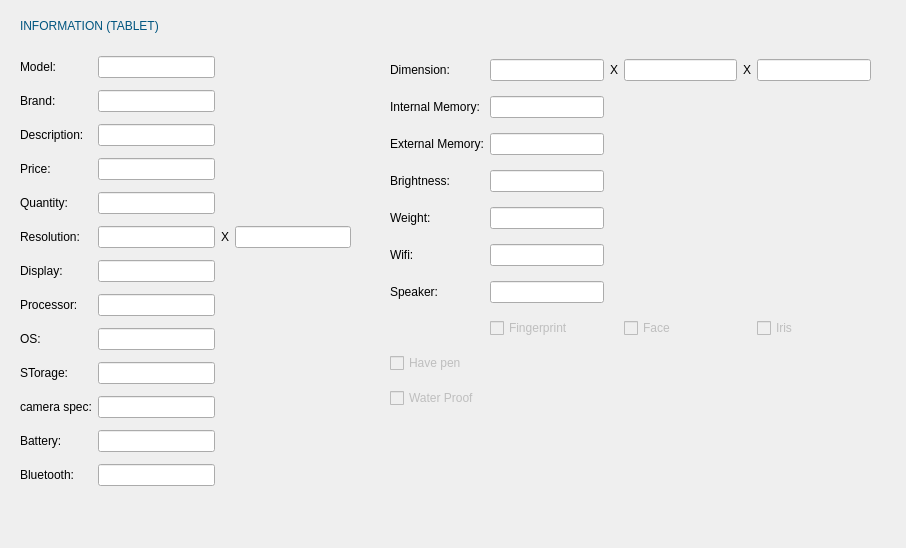
<?xml version="1.0" encoding="UTF-8"?>
<ui version="4.0">
 <class>Show_info_tablet</class>
 <widget class="QDialog" name="Show_info_tablet">
  <property name="geometry">
   <rect>
    <x>0</x>
    <y>0</y>
    <width>906</width>
    <height>548</height>
   </rect>
  </property>
  <property name="windowTitle">
   <string>Dialog</string>
  </property>
  <widget class="QWidget" name="gridLayoutWidget">
   <property name="geometry">
    <rect>
     <x>20</x>
     <y>50</y>
     <width>331</width>
     <height>450</height>
    </rect>
   </property>
   <layout class="QGridLayout" name="gridLayout">
    <item row="2" column="0">
     <widget class="QLabel" name="label_3">
      <property name="text">
       <string>Description:</string>
      </property>
     </widget>
    </item>
    <item row="11" column="0">
     <widget class="QLabel" name="label_24">
      <property name="text">
       <string>Battery:</string>
      </property>
     </widget>
    </item>
    <item row="10" column="0">
     <widget class="QLabel" name="label_14">
      <property name="text">
       <string>camera spec:</string>
      </property>
     </widget>
    </item>
    <item row="8" column="1">
     <widget class="QLineEdit" name="os_lineEdit"/>
    </item>
    <item row="3" column="0">
     <widget class="QLabel" name="label_6">
      <property name="text">
       <string>Price:</string>
      </property>
     </widget>
    </item>
    <item row="3" column="1">
     <widget class="QLineEdit" name="price_lineEdit"/>
    </item>
    <item row="5" column="2">
     <widget class="QLabel" name="label_9">
      <property name="text">
       <string>X</string>
      </property>
     </widget>
    </item>
    <item row="2" column="1">
     <widget class="QLineEdit" name="des_lineEdit"/>
    </item>
    <item row="8" column="0">
     <widget class="QLabel" name="label_12">
      <property name="text">
       <string>OS:</string>
      </property>
     </widget>
    </item>
    <item row="0" column="0">
     <widget class="QLabel" name="label_4">
      <property name="text">
       <string>Model:</string>
      </property>
     </widget>
    </item>
    <item row="7" column="1">
     <widget class="QLineEdit" name="processor_lineEdit"/>
    </item>
    <item row="7" column="0">
     <widget class="QLabel" name="label_11">
      <property name="text">
       <string>Processor:</string>
      </property>
     </widget>
    </item>
    <item row="5" column="0">
     <widget class="QLabel" name="label_8">
      <property name="text">
       <string>Resolution:</string>
      </property>
     </widget>
    </item>
    <item row="11" column="1">
     <widget class="QLineEdit" name="battery_lineEdit">
      <property name="text">
       <string/>
      </property>
     </widget>
    </item>
    <item row="4" column="1">
     <widget class="QLineEdit" name="quantity_lineEdit"/>
    </item>
    <item row="5" column="3">
     <widget class="QLineEdit" name="resolution_lineEdit_2"/>
    </item>
    <item row="6" column="1">
     <widget class="QLineEdit" name="display_lineEdit">
      <property name="text">
       <string/>
      </property>
     </widget>
    </item>
    <item row="1" column="1">
     <widget class="QLineEdit" name="brand_lineEdit"/>
    </item>
    <item row="5" column="1">
     <widget class="QLineEdit" name="resolution_lineEdit_1"/>
    </item>
    <item row="4" column="0">
     <widget class="QLabel" name="label_7">
      <property name="text">
       <string>Quantity:</string>
      </property>
     </widget>
    </item>
    <item row="9" column="0">
     <widget class="QLabel" name="label_18">
      <property name="text">
       <string>STorage:</string>
      </property>
     </widget>
    </item>
    <item row="6" column="0">
     <widget class="QLabel" name="label_25">
      <property name="text">
       <string>Display:</string>
      </property>
     </widget>
    </item>
    <item row="9" column="1">
     <widget class="QLineEdit" name="storage_lineEdit"/>
    </item>
    <item row="1" column="0">
     <widget class="QLabel" name="label_5">
      <property name="text">
       <string>Brand:</string>
      </property>
     </widget>
    </item>
    <item row="0" column="1">
     <widget class="QLineEdit" name="model_lineEdit"/>
    </item>
    <item row="10" column="1">
     <widget class="QLineEdit" name="camera_spec_lineEdit"/>
    </item>
    <item row="12" column="0">
     <widget class="QLabel" name="label_22">
      <property name="text">
       <string>Bluetooth:</string>
      </property>
     </widget>
    </item>
    <item row="12" column="1">
     <widget class="QLineEdit" name="bluetooth_lineEdit">
      <property name="text">
       <string/>
      </property>
     </widget>
    </item>
   </layout>
  </widget>
  <widget class="QWidget" name="gridLayoutWidget_2">
   <property name="geometry">
    <rect>
     <x>390</x>
     <y>50</y>
     <width>481</width>
     <height>372</height>
    </rect>
   </property>
   <layout class="QGridLayout" name="gridLayout_2">
    <item row="4" column="0">
     <widget class="QLabel" name="label_23">
      <property name="text">
       <string>Weight:</string>
      </property>
     </widget>
    </item>
    <item row="0" column="4">
     <widget class="QLabel" name="label_17">
      <property name="text">
       <string>X</string>
      </property>
     </widget>
    </item>
    <item row="3" column="1">
     <widget class="QLineEdit" name="brightness_lineEdit">
      <property name="text">
       <string/>
      </property>
     </widget>
    </item>
    <item row="0" column="0">
     <widget class="QLabel" name="label_16">
      <property name="text">
       <string>Dimension:</string>
      </property>
     </widget>
    </item>
    <item row="6" column="1">
     <widget class="QLineEdit" name="speaker_lineEdit"/>
    </item>
    <item row="3" column="0">
     <widget class="QLabel" name="label_21">
      <property name="text">
       <string>Brightness:</string>
      </property>
     </widget>
    </item>
    <item row="1" column="0">
     <widget class="QLabel" name="label_19">
      <property name="text">
       <string>Internal Memory:</string>
      </property>
     </widget>
    </item>
    <item row="0" column="5">
     <widget class="QLineEdit" name="dimension3_lineEdit"/>
    </item>
    <item row="0" column="2">
     <widget class="QLabel" name="label_10">
      <property name="text">
       <string>X</string>
      </property>
     </widget>
    </item>
    <item row="0" column="3">
     <widget class="QLineEdit" name="dimension2_lineEdit"/>
    </item>
    <item row="9" column="0">
     <widget class="QCheckBox" name="water_proof_with_controller">
      <property name="enabled">
       <bool>false</bool>
      </property>
      <property name="text">
       <string>Water Proof</string>
      </property>
     </widget>
    </item>
    <item row="6" column="0">
     <widget class="QLabel" name="label_26">
      <property name="text">
       <string>Speaker:</string>
      </property>
     </widget>
    </item>
    <item row="7" column="5">
     <widget class="QCheckBox" name="iris_with_controller">
      <property name="enabled">
       <bool>false</bool>
      </property>
      <property name="text">
       <string>Iris</string>
      </property>
     </widget>
    </item>
    <item row="2" column="0">
     <widget class="QLabel" name="label_20">
      <property name="text">
       <string>External Memory:</string>
      </property>
     </widget>
    </item>
    <item row="5" column="1">
     <widget class="QLineEdit" name="wifi_lineEdit"/>
    </item>
    <item row="5" column="0">
     <widget class="QLabel" name="label_27">
      <property name="text">
       <string>Wifi:</string>
      </property>
     </widget>
    </item>
    <item row="1" column="1">
     <widget class="QLineEdit" name="internal_Memory"/>
    </item>
    <item row="7" column="3">
     <widget class="QCheckBox" name="face_with_controller">
      <property name="enabled">
       <bool>false</bool>
      </property>
      <property name="text">
       <string>Face</string>
      </property>
     </widget>
    </item>
    <item row="8" column="0">
     <widget class="QCheckBox" name="have_pen_with_controller">
      <property name="enabled">
       <bool>false</bool>
      </property>
      <property name="text">
       <string>Have pen</string>
      </property>
     </widget>
    </item>
    <item row="0" column="1">
     <widget class="QLineEdit" name="dimension1_lineEdit"/>
    </item>
    <item row="2" column="1">
     <widget class="QLineEdit" name="external_memory_lineEdit"/>
    </item>
    <item row="4" column="1">
     <widget class="QLineEdit" name="weight_lineEdit">
      <property name="text">
       <string/>
      </property>
     </widget>
    </item>
    <item row="7" column="1">
     <widget class="QCheckBox" name="finger_with_controller">
      <property name="enabled">
       <bool>false</bool>
      </property>
      <property name="text">
       <string>Fingerprint</string>
      </property>
     </widget>
    </item>
   </layout>
  </widget>
  <widget class="QLabel" name="label_2">
   <property name="geometry">
    <rect>
     <x>20</x>
     <y>10</y>
     <width>341</width>
     <height>31</height>
    </rect>
   </property>
   <property name="styleSheet">
    <string notr="true">font: 22pt &quot;Tw Cen MT Condensed Extra Bold&quot;;
color: rgb(0, 85, 127);</string>
   </property>
   <property name="text">
    <string>INFORMATION (TABLET)</string>
   </property>
  </widget>
 </widget>
 <resources/>
 <connections/>
</ui>
